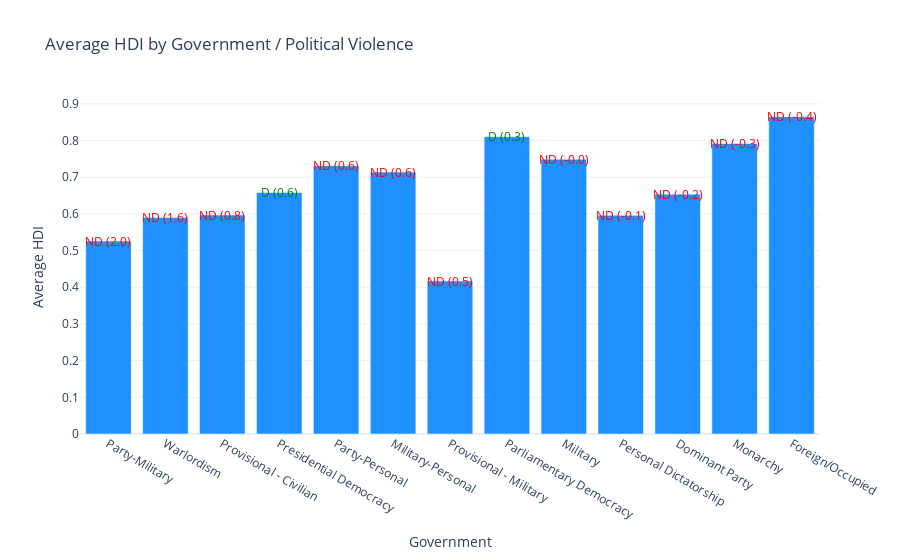

Write notebook code for a chart like this one.
### Code cell
import pandas as pd
import plotly.graph_objects as go

# Read the data into a DataFrame
df = pd.read_csv('docs/databases/FINAL DATASET.csv')
df = df.drop('Unnamed: 0', axis=1)

# Extract relevant columns
government_types = df['government']
hdi_values = df['HDI 2015']
democracy_status = df['democracy']
political_violence = df['political_violence']

# Grouping average HDI and political violence values by government type and democracy status
government_avg_hdi = {}
government_avg_political_violence = {}
government_democracy = {}
for i in range(len(government_types)):
    government_type = government_types[i]
    hdi_value = hdi_values[i]
    is_democracy = democracy_status[i]
    violence_value = political_violence[i]
    
    if government_type not in government_avg_hdi:
        government_avg_hdi[government_type] = []
    government_avg_hdi[government_type].append(hdi_value)
    
    if government_type not in government_avg_political_violence:
        government_avg_political_violence[government_type] = []
    government_avg_political_violence[government_type].append(violence_value)

    government_democracy[government_type] = is_democracy

# Calculate average HDI and political violence values for each government type
avg_hdi_values = [np.mean(government_avg_hdi[gt]) for gt in government_avg_hdi]
avg_political_violence_values = [np.mean(government_avg_political_violence[gt]) for gt in government_avg_political_violence]

# Sort the bars based on the average political violence values in descending order
sorted_indices = np.argsort(avg_political_violence_values)[::-1]
sorted_avg_hdi_values = [avg_hdi_values[i] for i in sorted_indices]
sorted_avg_political_violence_values = [avg_political_violence_values[i] for i in sorted_indices]
sorted_government_types = [list(government_avg_hdi.keys())[i] for i in sorted_indices]

# Create the bar plot
fig = go.Figure()

# Add the average HDI bars
fig.add_trace(go.Bar(
    x=sorted_government_types,
    y=sorted_avg_hdi_values,
    name='Average HDI',
    marker_color='dodgerblue'
))

# Add the political violence and democracy status annotations
for i, gov_type in enumerate(sorted_government_types):
    is_democracy = government_democracy[gov_type]
    if is_democracy == 1.0:
        text_label = f'D ({round(sorted_avg_political_violence_values[i], 1)})'
        color = 'green'
    else:
        text_label = f'ND ({round(sorted_avg_political_violence_values[i], 1)})'
        color = 'red'
    
    fig.add_annotation(
        x=gov_type,
        y=sorted_avg_hdi_values[i],
        text=text_label,
        showarrow=False,
        font=dict(color=color)
    )

# Set plot title and labels
fig.update_layout(
    title='Average HDI by Government / Political Violence',
    xaxis=dict(title='Government'),
    yaxis=dict(title='Average HDI'),
    template='plotly_white'
)

# Display the plot
fig.show()

### Figure 1 — Plotly figure (JSON) as saved in the notebook; plotly's stock layout.template omitted (floating-point values rounded to 4 significant figures)
{"data": [{"marker": {"color": "dodgerblue"}, "name": "Average HDI", "type": "bar", "x": ["Party-Military", "Warlordism", "Provisional - Civilian", "Presidential Democracy", "Party-Personal", "Military-Personal", "Provisional - Military", "Parliamentary Democracy", "Military", "Personal Dictatorship", "Dominant Party", "Monarchy", "Foreign/Occupied"], "y": [0.526, 0.59, 0.597, 0.6584, 0.7315, 0.714, 0.417, 0.8106, 0.749, 0.596, 0.6539, 0.792, 0.865]}], "layout": {"annotations": [{"font": {"color": "red"}, "showarrow": false, "text": "ND (2.0)", "x": "Party-Military", "y": 0.526}, {"font": {"color": "red"}, "showarrow": false, "text": "ND (1.6)", "x": "Warlordism", "y": 0.59}, {"font": {"color": "red"}, "showarrow": false, "text": "ND (0.8)", "x": "Provisional - Civilian", "y": 0.597}, {"font": {"color": "green"}, "showarrow": false, "text": "D (0.6)", "x": "Presidential Democracy", "y": 0.6584}, {"font": {"color": "red"}, "showarrow": false, "text": "ND (0.6)", "x": "Party-Personal", "y": 0.7315}, {"font": {"color": "red"}, "showarrow": false, "text": "ND (0.6)", "x": "Military-Personal", "y": 0.714}, {"font": {"color": "red"}, "showarrow": false, "text": "ND (0.5)", "x": "Provisional - Military", "y": 0.417}, {"font": {"color": "green"}, "showarrow": false, "text": "D (0.3)", "x": "Parliamentary Democracy", "y": 0.8106}, {"font": {"color": "red"}, "showarrow": false, "text": "ND (-0.0)", "x": "Military", "y": 0.749}, {"font": {"color": "red"}, "showarrow": false, "text": "ND (-0.1)", "x": "Personal Dictatorship", "y": 0.596}, {"font": {"color": "red"}, "showarrow": false, "text": "ND (-0.2)", "x": "Dominant Party", "y": 0.6539}, {"font": {"color": "red"}, "showarrow": false, "text": "ND (-0.3)", "x": "Monarchy", "y": 0.792}, {"font": {"color": "red"}, "showarrow": false, "text": "ND (-0.4)", "x": "Foreign/Occupied", "y": 0.865}], "title": {"text": "Average HDI by Government / Political Violence"}, "xaxis": {"title": {"text": "Government"}}, "yaxis": {"title": {"text": "Average HDI"}}}}
